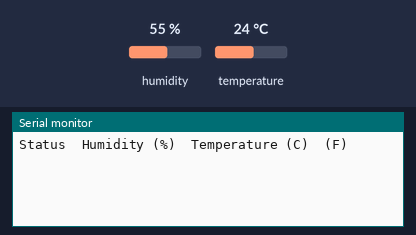
Recording of a sketch running on a simulated ESP8266 (NodeMCU). On the bench: the last lines printed to the serial monitor. The test bench sets the inputs (shaded band); at power-on: humidity 55 %, temperature 24 °C. WiFi joins after 1.5 s; servers stay silent unless stated.

Above: at 3.0 s.
3.1 s: humidity set to 22 %
At 5.1 s:
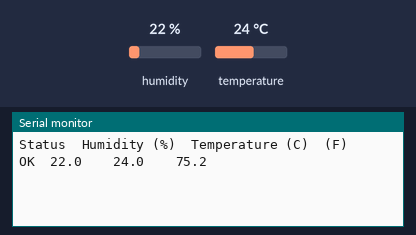
7.4 s: temperature set to 12 °C
At 8.8 s:
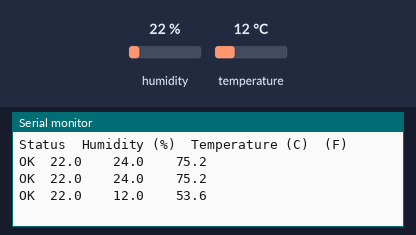
10.5 s: humidity set to 40 %
At 13.6 s:
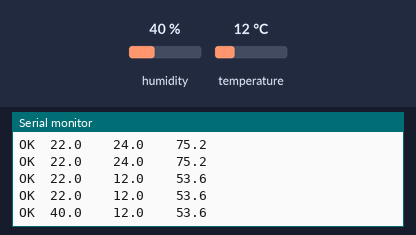

The sketch:

test2.ino
```cpp
#define BLYNK_PRINT Serial
#include <ESP8266WiFi.h>
#include <BlynkSimpleEsp8266.h>
#include "DHT.h"
DHT dht;

char auth[] = "-WTkv_V5EpIbFwFoY6vj4mOZnv_OWx3a";
char ssid[] = "AndroidAPDC76";
char pass[] = "zvgs7152";

void setup()
{
  // Debug console
  Serial.begin(9600);
  Blynk.begin(auth, ssid, pass);
  //You can also specify server:
  //Blynk.begin(auth, ssid, pass, "blynk-cloud.com", 80);
  //Blynk.begin(auth, ssid, pass, IPAddress(192,168,1,100), 8080);
  Serial.println();
  Serial.println("Status\tHumidity (%)\tTemperature (C)\t(F)");
  dht.setup(2); // data pin 2
}

void loop()
{
  delay(dht.getMinimumSamplingPeriod());
  float humidity = dht.getHumidity(); // ดึงค่าความชื้น
  float temperature = dht.getTemperature(); // ดึงค่าอุณหภูมิ
  Serial.print(dht.getStatusString());
  Serial.print("\t");
  Serial.print(humidity, 1);
  Serial.print("\t\t");
  Serial.print(temperature, 1);
  Serial.print("\t\t");
  Serial.println(dht.toFahrenheit(temperature), 1);
  Blynk.run();
  delay(100);
  Blynk.virtualWrite(V0, temperature);
  Blynk.virtualWrite(V1, humidity);
}
```

Measured:
- after the input at 3.1 s, the serial monitor: prints a new line after 0.71 s (image 1)
- after the input at 7.4 s, the serial monitor: prints a new line after 0.62 s (image 2)
- after the input at 10.5 s, the serial monitor: prints a new line after 1.7 s (image 3)
